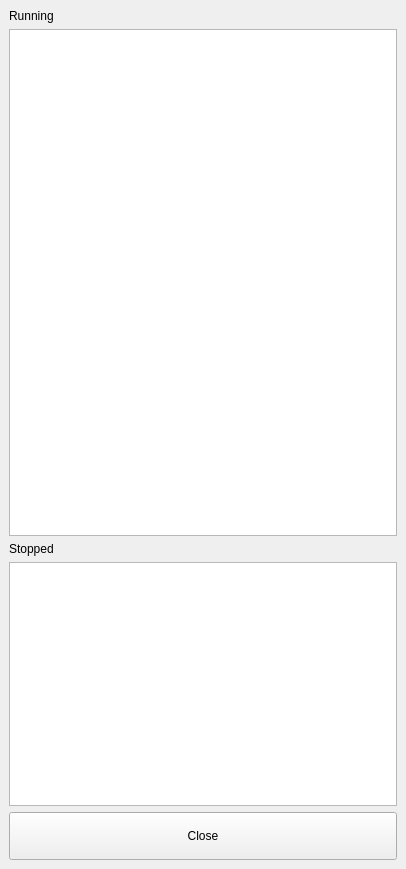
<?xml version="1.0" encoding="UTF-8"?>
<ui version="4.0">
 <class>MainWindow</class>
 <widget class="QMainWindow" name="MainWindow">
  <property name="geometry">
   <rect>
    <x>0</x>
    <y>0</y>
    <width>406</width>
    <height>869</height>
   </rect>
  </property>
  <property name="windowTitle">
   <string>MainWindow</string>
  </property>
  <widget class="QWidget" name="centralwidget">
   <layout class="QVBoxLayout" name="verticalLayout_3" stretch="2,1,0">
    <item>
     <layout class="QVBoxLayout" name="verticalLayout_2">
      <item>
       <widget class="QLabel" name="label">
        <property name="text">
         <string>Running</string>
        </property>
       </widget>
      </item>
      <item>
       <widget class="QListView" name="listRunningActivities"/>
      </item>
     </layout>
    </item>
    <item>
     <layout class="QVBoxLayout" name="verticalLayout">
      <item>
       <widget class="QLabel" name="label_2">
        <property name="text">
         <string>Stopped</string>
        </property>
       </widget>
      </item>
      <item>
       <widget class="QListView" name="listStoppedActivities"/>
      </item>
     </layout>
    </item>
    <item>
     <widget class="QPushButton" name="buttonClose">
      <property name="minimumSize">
       <size>
        <width>0</width>
        <height>48</height>
       </size>
      </property>
      <property name="text">
       <string>Close</string>
      </property>
     </widget>
    </item>
   </layout>
  </widget>
 </widget>
 <resources/>
 <connections>
  <connection>
   <sender>buttonClose</sender>
   <signal>clicked()</signal>
   <receiver>MainWindow</receiver>
   <slot>close()</slot>
   <hints>
    <hint type="sourcelabel">
     <x>332</x>
     <y>842</y>
    </hint>
    <hint type="destinationlabel">
     <x>341</x>
     <y>878</y>
    </hint>
   </hints>
  </connection>
 </connections>
</ui>
